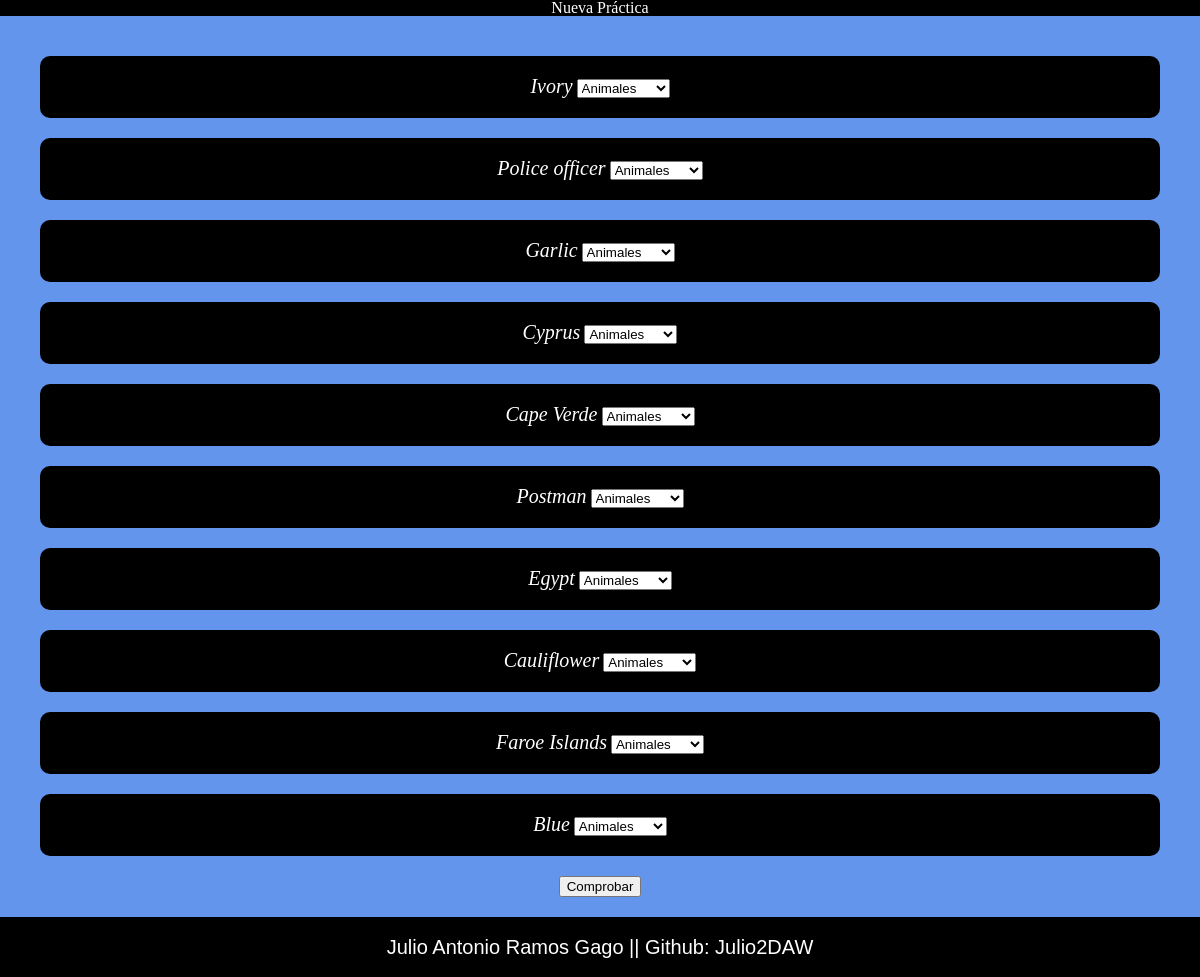
Page /src/php/nuevaPractica.php on the committed database.
### tables this page shows
CREATE TABLE Palabras(

    id_palabra smallint unsigned NOT NULL PRIMARY KEY AUTO_INCREMENT,
    espanol varchar(30) NOT NULL,
    ingles varchar(30) NOT NULL,
    audio tinyblob NULL,
    categoria tinyint unsigned NOT NULL,
    CONSTRAINT FK_Categoria FOREIGN KEY (categoria) REFERENCES Categorias (id_categoria)
);

CREATE TABLE Categorias(

    id_categoria tinyint unsigned NOT NULL PRIMARY KEY AUTO_INCREMENT,
    nombre varchar(30) NOT NULL
);

### src/php/controlador.php (called while the page is built, shortened)
<?php
    class Controlador{
        public $modelo;
        function __construct() {
            require_once 'modelo.php';
            $this->modelo = new Modelo();
        }
        function palabrasC(){
            return $this->modelo->palabrasM();
        }
        function categoriasC(){
            return $this->modelo->categoriasM();
        }
    }

### src/php/modelo.php (called while the page is built, shortened)
<?php
    class Modelo{
        public $conexion;
        function __construct(){
            $this->conexion = new mysqli(HOSTNAME, USERNAME, PASSWORD, DATABASE);
        }
        function palabrasM(){
            $sql = "SELECT * FROM palabras";
            return $this->conexion->query($sql);
        }
        function categoriasM(){
            $sql = "SELECT * FROM categorias";
            return $this->conexion->query($sql);
        }
        function palabrasRandomM($id_palabra){
            $id_prac_ejer = $this->maximoValor();
            $sql = "INSERT INTO palabras_ejer (id_palabra, id_prac_ejer) VALUES ($id_palabra, $id_prac_ejer[0])";
            $this->conexion->query($sql);
        }
        function maximoValor(){
            $sql = "SELECT MAX(id_prac_ejer) FROM prac_ejer";
            $fila = ($this->conexion->query($sql))->fetch_array();
            return $fila;
        }
    }

### src/php/nuevaPractica.php (the view, shortened to what this page needs)
<!DOCTYPE html>
<html lang="es">
    <head>
        <link rel="stylesheet" href="../css/comun.css" />
        <link rel="stylesheet" href="../css/estilos.css" />
        <link rel="stylesheet" href="../css/reset.css" />
    </head>
    <body>
        <nav>
            <h2>Nueva Práctica</h2>
        </nav>
        <main>
            <form action="#" method="POST">
                <?php
                    require_once 'controlador.php';
                    $controlador = new Controlador();
                    $resultado = $controlador->palabrasC();
                    $resultado2 = $controlador->categoriasC();
                    $categoria = $resultado2->num_rows;
                    $array_palabras = array();
                    while ($palabra=$resultado->fetch_array()) {
                        array_push($array_palabras, $palabra);
                    }
                    for ($i = 0; $i < 10; $i++) {
                        $palabra_random = $array_palabras[rand(0,49)];
                        echo    "<div id=columna>
                                    <div class=elemento>
                                        <label>".$palabra_random['ingles']."</label>
                                        <select name='categoria[]'>";
                        for($j = 0; $j < $categoria; $j++) {
                            $fila = $resultado2->fetch_array();
                            echo    "<option value=".$fila['id_categoria'].">".$fila['nombre']."</option>";
                        }
                        echo            "</select>
                                    </div>
                                </div>";
                        mysqli_data_seek($resultado2, 0);
                    }
                ?>
                <input type="submit" value="Comprobar" name="comprobar" />
            </form>
        </main>
        <footer>
            <p>Julio Antonio Ramos Gago || Github: Julio2DAW</p>
        </footer>
    </body>
</html>

### src/css/comun.css (style rules this page uses)
nav, footer { background-color: black; color: white; text-align: center; }
main { background-color: cornflowerblue; padding: 20px; text-align: center; min-height: 620px; }
footer > p { font-size: 20px; padding: 20px; font-family: Arial, Helvetica, sans-serif; }

### src/css/estilos.css (style rules this page uses)
.elemento { background-color: black; padding: 20px; margin: 20px; border-radius: 10px; }
.elemento > label { font-size: 20px; font-style: oblique; color: white; }

### rows in the picture
palabras: ingles "Ivory", nombre "Animales"
palabras: ingles "Police officer", nombre "Animales"
palabras: ingles "Garlic", nombre "Animales"
palabras: ingles "Cyprus", nombre "Animales"
palabras: ingles "Cape Verde", nombre "Animales"
palabras: ingles "Postman", nombre "Animales"
palabras: ingles "Egypt", nombre "Animales"
palabras: ingles "Cauliflower", nombre "Animales"
palabras: ingles "Faroe Islands", nombre "Animales"
palabras: ingles "Blue", nombre "Animales"
